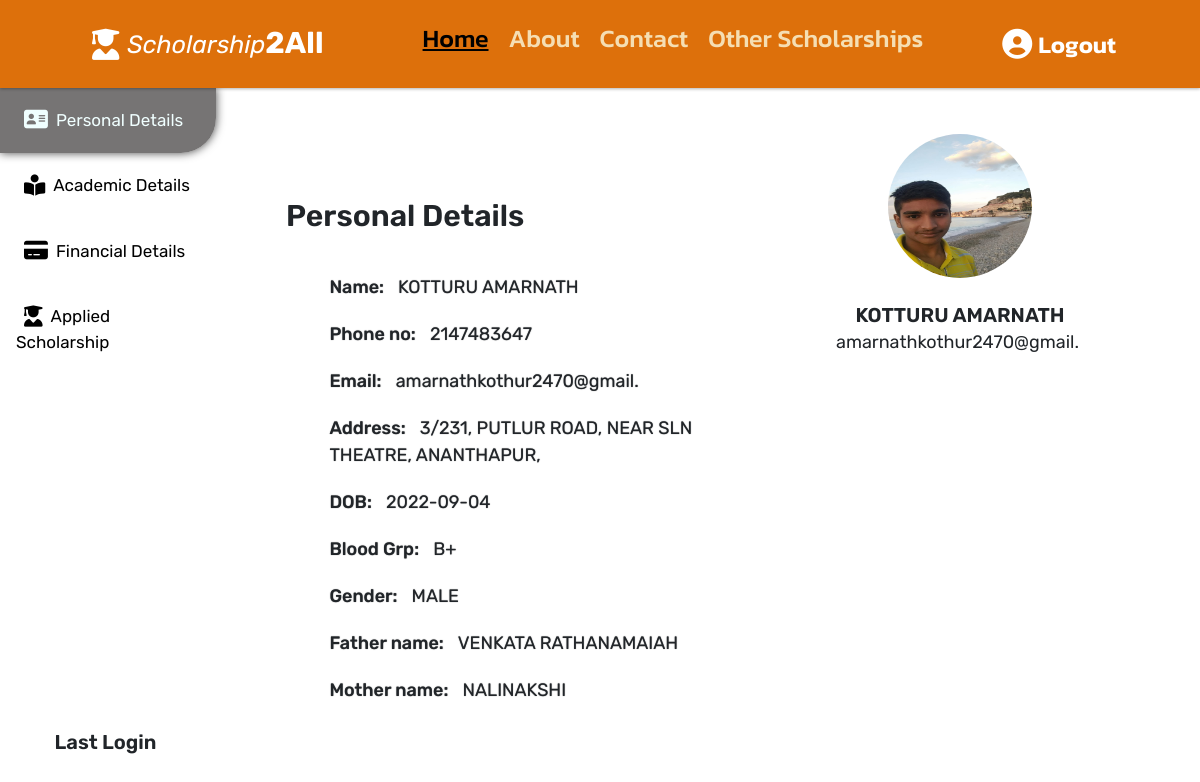
/welcome.php (signed in), run on the app's committed database.
### tables this page shows
CREATE TABLE `personal` (
  `username` varchar(30) NOT NULL,
  `FirstName` varchar(25) NOT NULL,
  `LastName` varchar(25) NOT NULL,
  `DOB` date NOT NULL,
  `Bgrp` varchar(5) NOT NULL,
  `email` varchar(25) NOT NULL,
  `phone` int(11) NOT NULL,
  `gender` varchar(10) NOT NULL,
  `FatherName` varchar(25) NOT NULL,
  `FatherOccupation` varchar(25) NOT NULL,
  `MotherName` varchar(25) NOT NULL,
  `MotherOccupation` varchar(25) NOT NULL,
  `fadd` varchar(50) NOT NULL,
  `School` varchar(25) NOT NULL,
  `marks1` int(11) NOT NULL,
  `College` varchar(25) NOT NULL,
  `marks2` int(11) NOT NULL,
  `bank` varchar(25) NOT NULL,
  `ifsc` varchar(25) NOT NULL,
  `Image` varchar(30) NOT NULL DEFAULT 'temp.jpeg'
);

### welcome.php (the view, shortened to what this page needs)
<?php
include 'connect.php';
$username = $_SESSION['username'];
?>
<!DOCTYPE html>
<html lang="en">
<head>
    <link rel="stylesheet" href="css/profile.css" />
    <link rel="stylesheet" href="https://cdnjs.cloudflare.com/ajax/libs/font-awesome/5.15.4/css/all.min.css" />
    <link href="https://cdn.jsdelivr.net/npm/bootstrap@5.1.3/dist/css/bootstrap.min.css" rel="stylesheet"
 />
</head>
<body>
    <header>
        <a href="Index.php" class="logo"><i class="fas fa-user-graduate fa-lg"></i>Scholarship<b>2All</b></a>
        <nav class="navbar">
            <ul>
                <li>
                    <a href="Index.php" class="active" style="color: black;text-decoration: underline;">Home</a>
                </li>
                <li>
                    <a href="about.php">About</a>
                </li>
                <li>
                    <a href="contact.php">Contact</a>
                </li>
                <li>
                    <a href="other2.php">Other Scholarships</a>
                </li>
            </ul>
        </nav>
        <div id="login" class="fas fa-user-circle">
            <a href="logout.php" class="log" class="log"
                style="font-weight: 600;font-family: Kanit, sans-serif;font-size: 80%;">Logout</a>
        </div>
    </header>
    <div class="main">
        <div class="content">
            <div class="tab">
                <button class="tablinks" onclick="openCity(event, '1')" id="defaultOpen"><i
                        class="fa-solid fa-address-card fa-lg"></i>Personal Details</button>
                <button class="tablinks" onclick="openCity(event, '2')"><i
                        class="fa-solid fa-book-open-reader fa-lg"></i>Academic Details</button>
                <button class="tablinks" onclick="openCity(event, '3')"><i
                        class="fa-solid fa-credit-card fa-lg"></i>Financial Details</button>
                <button class="tablinks" onclick="openCity(event, '4')"><i class="fa-solid fa-user-graduate fa-lg"></i>Applied Scholarship</button>
                <div style="display:flex; flex-direction: column; position: relative; align-items: center; justify-content: end; height: 65%; ">
                    <h3 style="margin: 5px 5px 0 0; font-size: 20px; font-weight:600; display:flex; position: relative; justify-content:space-around;">Last Login</h3>
                </div>
            </div>
            <?php
            $sql = "SELECT * FROM personal WHERE username='$username'";
            $result = mysqli_query($conn, $sql);
                while($row = mysqli_fetch_assoc($result)){
                ?>
            <div id="1" class="tabcontent">
                <h3 class="headings">Personal Details</h3>
                <form action="">
                    <div class="input-group">
                        <label class="inputs" for="name">Name: <span class="output"><?php echo $row['FirstName'];?>
                                <?php echo $row['LastName'];?></span></label>
                    </div>
                    <div class="input-group">
                        <label class="inputs" for="phone">Phone no: <span
                                class="output"><?php echo $row['phone'];?></span></label>
                    </div>
                    <div class="input-group">
                        <label for="Email">Email: <span class="output"><?php echo $row['email'];?></span></label>
                    </div>
                    <div class="input-group">
                        <label for="address">Address: <span class="output"><?php echo $row['fadd'];?></span></label>
                    </div>
                    <div class="input-group">
                        <label for="dob">DOB: <span class="output"><?php echo $row['DOB'];?></span></label>
                    </div>
                    <div class="input-group">
                        <label for="BloodGrp">Blood Grp: <span class="output"><?php echo $row['Bgrp'];?></span></label>
                    </div>
                    <div class="input-group">
                        <label for="Gender">Gender: <span class="output"><?php echo $row['gender'];?></span></label>
                    </div>
                    <div class="input-group">
                        <label for="father">Father name: <span
                                class="output"><?php echo $row['FatherName'];?></span></label>
                    </div>
                    <div class="input-group">
                        <label for="mother">Mother name: <span
                                class="output"><?php echo $row['MotherName'];?></span></label>
                    </div>
                </form>
            </div>
        </div>
        <div class="images">
            <img src="schouploads/<?php echo $row["Image"]; ?>" alt="" class="profile" width="30%"
                style="aspect-ratio: 1/1; border-radius:50%">
            <h3 style="margin: 25px 0 0 0; font-size: 20px; font-weight:600"><?php echo $row['FirstName'];?>
                <?php echo $row['LastName'];?></h3>
            <h3 style="margin: 5px 5px 0 0; font-size: 18px; font-weight:400"><?php echo $row['email'];?></h3>
        </div>
        <?php
                }
                ?>
    </div>
</body>
</html>

### css/profile.css (style rules this page uses)
* { font-family: "Rubik", sans-serif; margin: 0; padding: 0; box-sizing: border-box; border: none; outline: none; text-decoration: none; transition: all 0.2s linear; }
body { height: 100vh; }
a:link { color: none; }
html { font-size: 62.5%; overflow-x: hidden; }
header { width: 100%; display: flex; align-items: center; justify-content: space-between; position: relative; top: 0; left: 0; padding: 1.5rem 7%; z-index: 1000; background: rgb(221, 112, 11); box-shadow: 0 0.1rem 0.3rem rgba(0, 0, 0, 0.3); text-decoration: none; }
header .logo { color: whitesmoke; font-size: 2.5rem; font-style: oblique; font-stretch: expanded; text-decoration: none; left: -30%; padding-left: none; }
header i { top: 70%; }
b { font-weight: 900; font-size: 120%; font-style: normal; text-decoration: none; }
a:link { color: white; }
header .navbar ul { width: 100%; display: flex; align-items: center; justify-content: space-between; list-style: none; text-decoration: none; }
header .navbar ul li { margin: 0 1rem; text-decoration: none; }
header .navbar ul li a { font-size: 250%; color: wheat; text-decoration: none; font-family: "Kanit", sans-serif; font-weight: 500; bottom: -50%; }
header #login { font-size: 3rem; color: rgb(255, 255, 255); cursor: pointer; text-decoration: none; }
header .log { display: flex; align-items: center; justify-content: space-between; color: white; float: right; font-size: 75%; padding-left: 6px; padding-top: 4px; text-decoration: none; }
.log:link { color: rgb(255, 255, 255); }
.main { width: 100%; height: 90%; display: flex; flex-direction: row; position: relative; align-items: center; justify-content: center; }
.content { width: 60%; display: flex; align-items: flex-start; justify-content: flex-start; position: relative; align-self: start; height: 90%; }
.images { width: 40%; height: 90%; margin-top: 0px; display: flex; flex-direction: column; position: relative; align-items: center; justify-content: flex-start; top: 10px; }
.tab { float: left; width: 30%; height: 90%; }
.tab button { display: block; background-color: inherit; color: black; padding: 20px 16px; width: 100%; border: none; outline: none; text-align: left; cursor: pointer; transition: 0.3s; font-size: 17px; border-radius: 0 0 35px 0; overflow: none; }
.tab button.active { background-color: rgba(92, 90, 90, 0.84); color: azure; box-shadow: 0 0 10px rgba(0, 0, 0, 0.729); }
.tabcontent { display: flex; flex-direction: column; justify-content: center; align-items: center; position: relative; padding-left: 70px; width: 70%; padding-top: 10vh; border-left: none; height: 90%; }
.headings { font-weight: 600; font-size: 30px; margin: 30px 0; }
i { padding: 2px 8px; }
form { width: 100%; display: flex; justify-content: center; align-items: center; flex-direction: column; }
.input-group { flex-direction: row; position: relative; width: 40%; display: inline-block; left: 10%; height: 100%; padding: 10px 0px; font-size: 1rem; background: transparent; outline: none; transition: 0.3s; overflow: none; font-size: 18px; text-shadow: 0 0 1px rgba(0, 0, 0, 0.588); font-weight: 500; }
.output { font-weight: 400; padding-left: 10px; }

### data on the page
personal: FirstName "KOTTURU", LastName "AMARNATH", phone "2147483647", email "amarnathkothur2470@gmail.", fadd "3/231, PUTLUR ROAD, NEAR SLN THEATRE, ANANTHAPUR,", DOB "2022-09-04", Bgrp "B+", gender "MALE", FatherName "VENKATA RATHANAMAIAH", MotherName "NALINAKSHI", Image (picture)
